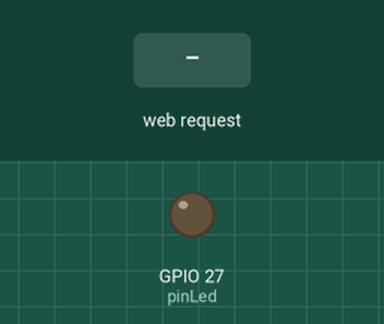
Simulated run of this program. Board: ESP32. Shown: output pins drawn as LEDs (lit = HIGH). Inputs (shaded band) come from the test bench. WiFi joins after 1.5 s; servers stay silent unless stated; what the program prints to the serial monitor is not drawn.

Above: at 2.7 s.
2.8 s: HTTP request GET /encender received
At 3.2 s:
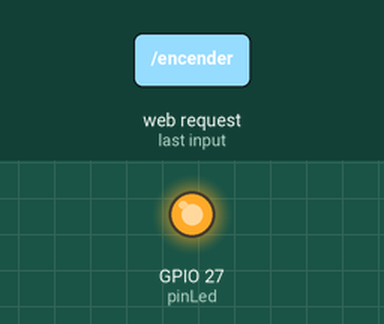
4.3 s: HTTP request GET /apagar received
At 5.5 s:
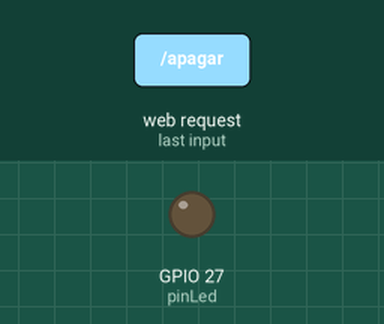
Timing chart, 0 to 7.3 s (numbered marks = the images above; inputs shaded):
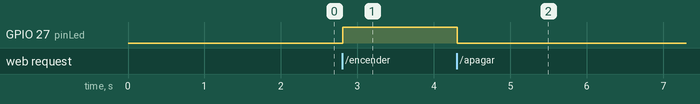

The program:

main.cpp
```cpp
// Librerías principales del ESP32
#include <Arduino.h>
#include <WiFi.h>
#include "data.h"           // Credenciales WiFi
#include "web/web_server.h" // Módulo web separado

// Configuración de hardware
int pinLed = 27;             // Pin del LED integrado en la placa ESP32
WiFiServer servidor(80);     // Servidor HTTP en puerto 80 (estándar web)

void setup()
{
  const uint32_t TiempoEsperaWifi = 5000; // Timeout: 10 segundos por red (20 intentos × 500ms)

  // Inicializar comunicación serial para debug
  Serial.begin(115200);
  Serial.println("\n🚀 Iniciando conexión WiFi secuencial...");

  // Configurar pin del LED como salida
  pinMode(pinLed, OUTPUT);

  // Configurar WiFi en modo estación (cliente, no punto de acceso)
  WiFi.mode(WIFI_STA);
  Serial.print("Conectando a WiFi ");

  // PASO 1: Intentar conectar a la primera red WiFi
  Serial.print("-> Intentando ");
  Serial.println(ssid_1);
  WiFi.begin(ssid_1, password_1);

  int intentos = 0;
  while (WiFi.status() != WL_CONNECTED && intentos < 20) {
    delay(500);          // Esperar medio segundo entre intentos
    Serial.print(".");   // Mostrar progreso visual
    intentos++;
  }

  // PASO 2: Si falló la primera, intentar la segunda red
  if (WiFi.status() != WL_CONNECTED) {
    Serial.print("\n-> Intentando ");
    Serial.println(ssid_2);
    WiFi.begin(ssid_2, password_2);

    intentos = 0;
    while (WiFi.status() != WL_CONNECTED && intentos < 20) {
      delay(500);        // Mismo timeout que la primera red
      Serial.print(".");
      intentos++;
    }
  }

  // Verificar si alguna red se conectó exitosamente
  bool conectado = (WiFi.status() == WL_CONNECTED);
  if (!conectado)
  {
    Serial.println("\n⚠️ No se pudo conectar a ninguna red configurada. Continuando sin WiFi.");
  }
  else
  {
    // Mostrar información de la conexión exitosa
    Serial.println("\n✅ Conectado correctamente");
    Serial.print("📶 SSID: ");
    Serial.println(WiFi.SSID());        // Nombre de la red conectada
    Serial.print("🌍 IP local: ");
    Serial.println(WiFi.localIP());     // Dirección IP asignada
  }

  // Inicializar servidor HTTP y módulo web
  servidor.begin();                     // Comenzar a escuchar en puerto 80
  web::begin(servidor, pinLed);         // Configurar módulo web con servidor y pin LED
}

void loop()
{
  // Bucle principal: delegar todo el manejo web al módulo separado
  web::handleClient();                  // Procesar peticiones HTTP entrantes
}
```

data.h
```cpp
const char* ssid_1 = "Rodrigo";
const char* password_1 = "12345678";
const char* ssid_2 = "FAMILIA_2.4G";
const char* password_2 = "10517369";
```

web_html.h
```cpp
#pragma once
#include <Arduino.h>

// CONTENIDO HTML SEPARADO
// Contiene la respuesta HTTP completa: cabeceras + HTML
// Nota: Si el HTML crece mucho, considerar usar PROGMEM para ahorrar RAM

const char PAGE_MAIN[] = R"====(HTTP/1.1 200 OK
Content-Type: text/html

<!DOCTYPE HTML>
<html>
  <head>
    <meta charset=\"utf-8\">
    <meta name=\"viewport\" content=\"width=device-width, initial-scale=1\">
    <title>ESP32 Control</title>
    <style>
      /* Estilos CSS embebidos para mejor apariencia */
      body { font-family: Arial, Helvetica, sans-serif; text-align:center; margin-top:30px; }
      a { text-decoration:none; color: white; background: #007bff; padding:10px 16px; border-radius:6px; }
    </style>
  </head>
  <body>
    <h1>Control de LED</h1>
)====";

// NOTA: El resto del HTML se genera dinámicamente en responderCliente()
// Esto incluye: IP del cliente, estado del LED, y botón de cambio
```

web_server.cpp
```cpp
#include "web_server.h"
#include "web_html.h"

namespace web {

// Variables estáticas del módulo (privadas, solo accesibles dentro del namespace)
static WiFiServer *s_server = nullptr;  // Referencia al servidor HTTP
static int s_ledPin = -1;                // Pin del LED a controlar
static bool s_estado = false;            // Estado actual del LED (false=apagado, true=encendido)

// Analizar la petición HTTP para detectar comandos de control
void verificarMensaje(const String &mensaje)
{
  // Buscar rutas específicas en la línea de petición HTTP
  if (mensaje.indexOf("GET /encender") >= 0)  // URL: http://ip/encender
  {
    s_estado = true;                           // Cambiar estado a encendido
  }
  else if (mensaje.indexOf("GET /apagar") >= 0) // URL: http://ip/apagar
  {
    s_estado = false;                          // Cambiar estado a apagado
  }
}

// Generar y enviar la respuesta HTTP completa al cliente
void responderCliente(WiFiClient &cliente)
{
  // Enviar cabeceras HTTP y inicio de la página HTML
  cliente.print(PAGE_MAIN);

  // Información del cliente conectado
  cliente.print("<p>IP cliente: ");
  cliente.print(cliente.remoteIP());  // Mostrar IP de quien hizo la petición
  cliente.print("</p>");

  // Estado actual del LED
  cliente.print("<p>Estado del led: ");
  cliente.print(s_estado ? "Encendido" : "Apagado");
  cliente.print("</p>");

  // Botón dinámico: si está encendido muestra "Apagar", si está apagado muestra "Encender"
  cliente.print("<p>");
  cliente.print("<a href='/");
  cliente.print(s_estado ? "apagar" : "encender");  // URL dinámica
  cliente.print("'>Cambiar</a>");
  cliente.print("</p>");

  // Cerrar tags HTML
  cliente.print("</body></html>");
}

// Inicializar el módulo web (llamar una vez desde setup())
void begin(WiFiServer &server, int ledPin)
{
  s_server = &server;  // Guardar referencia al servidor HTTP
  s_ledPin = ledPin;   // Guardar pin del LED a controlar
}

// Procesar clientes HTTP entrantes (llamar repetidamente desde loop())
void handleClient()
{
  // Verificaciones de seguridad
  if (!s_server)       // Si no se inicializó el servidor
    return;

  WiFiClient cliente = s_server->available();  // Verificar si hay cliente esperando
  if (!cliente)        // Si no hay nadie conectado
    return;

  // Parsear la petición HTTP línea por línea (protocolo HTTP estándar)
  unsigned long tiempoActual = millis();
  unsigned long tiempoAnterior = tiempoActual;
  const unsigned long tiempoCancelacion = 500;  // Timeout: 500ms para leer petición completa
  String lineaActual = "";                      // Buffer para la línea actual

  // Leer petición HTTP completa con timeout
  while (cliente.connected() && (millis() - tiempoAnterior <= tiempoCancelacion))
  {
    if (cliente.available())  // Si hay datos para leer
    {
      tiempoAnterior = millis();           // Resetear timeout
      char letra = cliente.read();         // Leer un carácter

      if (letra == '\n')                   // Fin de línea HTTP
      {
        if (lineaActual.length() == 0)     // Línea vacía = fin de cabeceras HTTP
        {
          // PROCESAR: Aplicar cambio al LED y responder
          if (s_ledPin >= 0)               // Verificar que el pin sea válido
            digitalWrite(s_ledPin, s_estado);  // Aplicar nuevo estado al LED
          responderCliente(cliente);       // Enviar página HTML de respuesta
          break;                           // Terminar procesamiento
        }
        else
        {
          // Analizar la línea para comandos (GET /encender, GET /apagar, etc.)
          verificarMensaje(lineaActual);
          lineaActual = "";                // Limpiar buffer para próxima línea
        }
      }
      else if (letra != '\r')              // Ignorar caracteres de retorno de carro
      {
        lineaActual += letra;              // Agregar carácter al buffer
      }
    }
  }

  cliente.stop();                          // Cerrar conexión con el cliente
}

} // namespace web
```

web_server.h
```cpp
#pragma once                    // Evita inclusiones múltiples del mismo header
#include <Arduino.h>
#include <WiFi.h>

// MÓDULO WEB SEPARADO
// Maneja todas las peticiones HTTP y control del LED de forma independiente
// Permite mantener main.cpp limpio y organizado
//
// API de uso:
//   web::begin(WiFiServer& server, int ledPin);  // Inicializar módulo
//   web::handleClient();                         // Procesar clientes (llamar en loop)

namespace web {

// Inicializar el módulo web con el servidor y pin del LED
void begin(WiFiServer &server, int ledPin);

// Manejar peticiones HTTP entrantes (no bloquea si no hay clientes)
void handleClient();

}
```

Measured:
- after the input at 2.8 s, GPIO 27 (pinLed): LOW → HIGH at once
- after the input at 4.3 s, GPIO 27 (pinLed): HIGH → LOW at once
